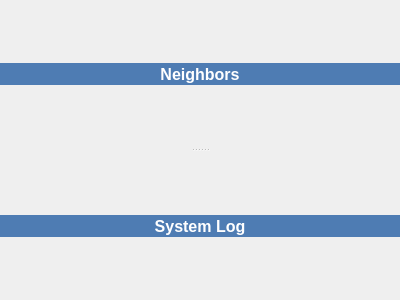
<?xml version="1.0" encoding="UTF-8"?>
<ui version="4.0">
 <class>WidgetActivity</class>
 <widget class="QWidget" name="WidgetActivity">
  <property name="geometry">
   <rect>
    <x>0</x>
    <y>0</y>
    <width>400</width>
    <height>300</height>
   </rect>
  </property>
  <property name="windowTitle">
   <string>Activity</string>
  </property>
  <property name="windowIcon">
   <iconset>
    <normaloff>:/Resource/Generic/Globe.png</normaloff>:/Resource/Generic/Globe.png</iconset>
  </property>
  <layout class="QVBoxLayout" name="verticalLayout">
   <property name="spacing">
    <number>0</number>
   </property>
   <property name="margin">
    <number>0</number>
   </property>
   <item>
    <widget class="QSplitter" name="splitterActivity">
     <property name="contextMenuPolicy">
      <enum>Qt::CustomContextMenu</enum>
     </property>
     <property name="orientation">
      <enum>Qt::Vertical</enum>
     </property>
     <widget class="QFrame" name="frameNeighbors">
      <property name="frameShape">
       <enum>QFrame::NoFrame</enum>
      </property>
      <property name="frameShadow">
       <enum>QFrame::Raised</enum>
      </property>
      <layout class="QVBoxLayout" name="verticalLayout_4">
       <property name="spacing">
        <number>0</number>
       </property>
       <property name="margin">
        <number>0</number>
       </property>
       <item>
        <widget class="QToolButton" name="toolButtonNeighborsHeader">
         <property name="sizePolicy">
          <sizepolicy hsizetype="Expanding" vsizetype="Fixed">
           <horstretch>0</horstretch>
           <verstretch>0</verstretch>
          </sizepolicy>
         </property>
         <property name="styleSheet">
          <string notr="true">QToolButton {
	background-color: rgb(78, 124, 179);
	color: rgb(255, 255, 255);
	border: none;
	font-size: 16px;
	font-weight: bold;
}
</string>
         </property>
         <property name="text">
          <string>Neighbors</string>
         </property>
         <property name="icon">
          <iconset>
           <normaloff>:/Resource/Network/Network.png</normaloff>:/Resource/Network/Network.png</iconset>
         </property>
         <property name="iconSize">
          <size>
           <width>20</width>
           <height>20</height>
          </size>
         </property>
         <property name="toolButtonStyle">
          <enum>Qt::ToolButtonTextBesideIcon</enum>
         </property>
        </widget>
       </item>
       <item>
        <layout class="QVBoxLayout" name="verticalLayoutNeighbors"/>
       </item>
      </layout>
     </widget>
     <widget class="QFrame" name="frameSystemLog">
      <property name="frameShape">
       <enum>QFrame::NoFrame</enum>
      </property>
      <property name="frameShadow">
       <enum>QFrame::Raised</enum>
      </property>
      <layout class="QVBoxLayout" name="verticalLayout_5">
       <property name="spacing">
        <number>0</number>
       </property>
       <property name="margin">
        <number>0</number>
       </property>
       <item>
        <widget class="QToolButton" name="toolButtonSystemLogHeader">
         <property name="sizePolicy">
          <sizepolicy hsizetype="Expanding" vsizetype="Fixed">
           <horstretch>0</horstretch>
           <verstretch>0</verstretch>
          </sizepolicy>
         </property>
         <property name="styleSheet">
          <string notr="true">QToolButton {
	background-color: rgb(78, 124, 179);
	color: rgb(255, 255, 255);
	border: none;
	font-size: 16px;
	font-weight: bold;
}
</string>
         </property>
         <property name="text">
          <string>System Log</string>
         </property>
         <property name="icon">
          <iconset>
           <normaloff>:/Resource/Network/PacketDump.png</normaloff>:/Resource/Network/PacketDump.png</iconset>
         </property>
         <property name="iconSize">
          <size>
           <width>20</width>
           <height>20</height>
          </size>
         </property>
         <property name="checkable">
          <bool>false</bool>
         </property>
         <property name="checked">
          <bool>false</bool>
         </property>
         <property name="toolButtonStyle">
          <enum>Qt::ToolButtonTextBesideIcon</enum>
         </property>
        </widget>
       </item>
       <item>
        <layout class="QVBoxLayout" name="verticalLayoutSystemLog"/>
       </item>
      </layout>
     </widget>
    </widget>
   </item>
  </layout>
 </widget>
 <resources/>
 <connections/>
</ui>
